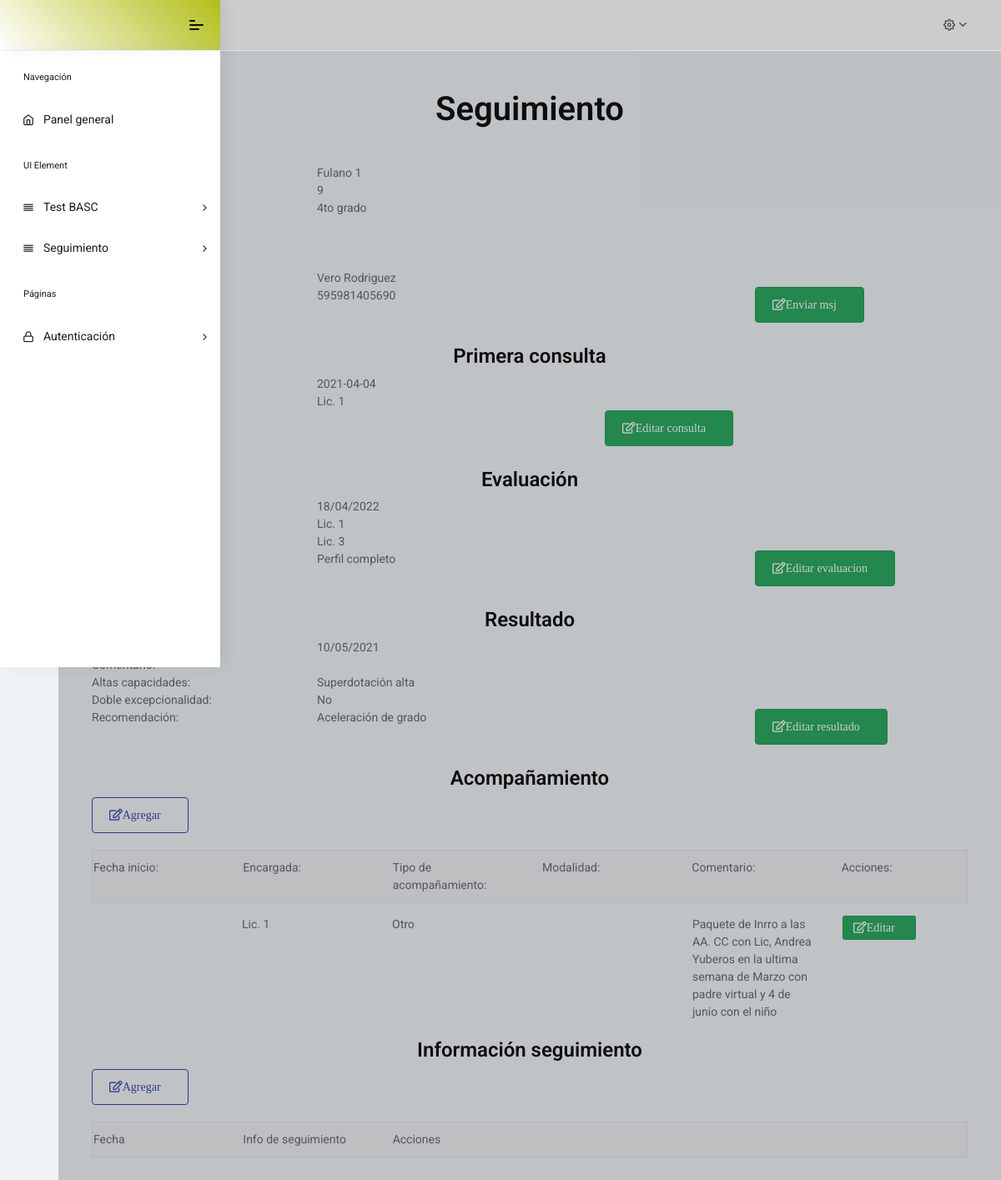
/seguimiento/1 (signed in), run on the app's committed database.
### models.py (models this page shows, shortened)
class TimestampMixin(object):
    created = db.Column(
        db.DateTime, nullable=False, server_default=func.now())
    updated = db.Column(db.DateTime, onupdate=func.now())
    status = db.Column(Boolean, default=True)

class SegUser(db.Model, UserMixin, TimestampMixin):
    __tablename__= 'seguimiento_user'
    id = db.Column(Integer, primary_key=True)
    nombre = db.Column(String(length=50), nullable=False)
    edad = db.Column(Integer)
    grado = db.Column(String(length=40))
    localidad = db.Column(String(length=60))
    email = db.Column(String(length=150))
    carpeta = db.Column(String(length=150))
    id_contacto = db.Column(Integer, ForeignKey('contacto_user.id'))
    contacto = db.relationship('ContactoSegUser', backref='seguimiento_user', lazy=True)

class ContactoSegUser(db.Model, TimestampMixin):
    __tablename__ = 'contacto_user'
    id = db.Column(Integer, primary_key=True)
    nombre = db.Column(String(length=50), nullable=False)
    telefono = db.Column(String(length=40))

class ConsultaSegUser(db.Model, TimestampMixin):
    __tablename__ = 'consulta_user'
    id = db.Column(Integer, primary_key=True)
    fecha = db.Column(String(length=15))
    comentario = db.Column(String(length=100))
    id_user = db.Column(Integer, ForeignKey('seguimiento_user.id'))
    user = db.relationship('SegUser', backref='consulta_user', lazy=True)
    id_prof = db.Column(Integer, ForeignKey('profesionales.id'))
    prof = db.relationship('Profesionales', backref='consulta_prof', lazy=True)

class Profesionales(db.Model, TimestampMixin):
    __tablename__ = 'profesionales'
    id = db.Column(Integer, primary_key=True)
    nombre = db.Column(String(length=50), nullable=False)

class EvalSegUser(db.Model, TimestampMixin):
    __tablename__ = 'evaluacion_user'
    id = db.Column(Integer, primary_key=True)
    fecha = db.Column(Date)
    id_user = db.Column(Integer, ForeignKey('seguimiento_user.id'))
    user = db.relationship('SegUser', backref='eval_user', lazy=True)
    id_eval = db.Column(Integer, ForeignKey('tipos_eval.id'))
    evaluacion = db.relationship('EvaluacionTipo', backref='tipos_eval', lazy=True)
    id_prof = db.Column(Integer, ForeignKey('profesionales.id'))
    prof = db.relationship('Profesionales', backref='eval_prof', lazy=True)
    id_prof1 = db.Column(Integer)

class EvaluacionTipo(db.Model, TimestampMixin):
    __tablename__ = 'tipos_eval'
    id = db.Column(Integer, primary_key=True)
    evaluacion = db.Column(String(length=60), nullable=False)

class ResultadoSegUser(db.Model, TimestampMixin):
    __tablename__ = 'resultado_user'
    id = db.Column(Integer, primary_key=True)
    fecha = db.Column(Date)
    comentario = db.Column(String(length=150))
    aa_cc = db.Column(String(length=50), nullable=False)
    excepcionalidad = db.Column(String(length=50))
    recomendacion = db.Column(String(length=150))
    id_user = db.Column(Integer, ForeignKey('seguimiento_user.id'))
    user = db.relationship('SegUser', backref='resultado_user', lazy=True)

class Tipo(db.Model, TimestampMixin):
    __tablename__ = 'tipo_acompanamiento'
    id = db.Column(Integer, primary_key=True)
    tipo = db.Column(String(length=50), nullable=False)

class AcompSegUser(db.Model, TimestampMixin):
    __tablename__ = 'acompanhar_user'
    id = db.Column(Integer, primary_key=True)
    fecha_inicio = db.Column(String(length=20))
    modalidad = db.Column(String(length=20))
    comentario = db.Column(Text)
    id_user = db.Column(Integer, ForeignKey('seguimiento_user.id'))
    user = db.relationship('SegUser', backref='acomp_user', lazy=True)
    id_tipo = db.Column(Integer, ForeignKey('tipo_acompanamiento.id'))
    tipo = db.relationship('Tipo', backref='tipo_acompanamiento', lazy=True)
    id_prof = db.Column(Integer, ForeignKey('profesionales.id'))
    prof = db.relationship('Profesionales', backref='user_prof', lazy=True)

### app.py (the view)
@app.route('/seguimiento/<int:s1_id>',  methods=["GET", "POST"])
@login_required
def seguimiento(s1_id):
    user = SegUser.query.filter_by(id=s1_id).first()
    contact = ContactoSegUser.query.filter_by(id=user.id_contacto).first()
    consulta = ConsultaSegUser.query.filter_by(id_user=user.id).first()
    if consulta:
        prof_consul = Profesionales.query.filter_by(id=consulta.id_prof).first()
    else:
        prof_consul = None
    evaluacion = EvalSegUser.query.filter_by(id_user=user.id).first()
    if evaluacion:
        tipo_eval = EvaluacionTipo.query.filter_by(id=evaluacion.id_eval).first()
        prof1 = Profesionales.query.filter_by(id=evaluacion.id_prof).first()
        prof2 = Profesionales.query.filter_by(id=evaluacion.id_prof1).first()
    else:
        tipo_eval = None
        prof1 = None
        prof2 = None
    resultado = ResultadoSegUser.query.filter_by(id_user=user.id).first()
    acompa = AcompSegUser.query.filter_by(id_user=user.id).all()
    profesionales = Profesionales.query.all()
    tipo_acomp = Tipo.query.all()
    infos = InfoSeg.query.filter_by(id_user=user.id).order_by(desc(InfoSeg.fecha_creado))
    return render_template('ficha.html',
                           contact=contact, user=user, consulta=consulta, prof_consul=prof_consul,
                           evaluacion=evaluacion, tipo_eval=tipo_eval, prof1=prof1,
                           prof2=prof2, resultado=resultado, profesionales=profesionales,
                           acompa=acompa, infos=infos, tipo_acomp=tipo_acomp)

### app.py (called while the page is built)
@login_manager.user_loader
def load_user(user_id):
    return Usuarios.get_by_id(int(user_id))

### models.py (called while the page is built)
    @staticmethod
    def get_by_id(id):
        return Usuarios.query.get(id)

### templates/ficha.html (shortened to what this page needs)
{% extends 'base2.html' %}
{% block body %}
<div class="container">
    <h1 class="text-center">Seguimiento</h1>
    <a href="{{user.carpeta}}" class="btn btn-primary btn-circle btn-sm" role="button" ><i class="fab fa-google-drive">Ver carpeta</i></a>
    <div class="row">
        <div class="col-4 col-sm-3">Nombre:</div>
        <div class="col-6">{{user.nombre}}</div>
    </div>
    <div class="row">
        <div class="col-4 col-sm-3">Edad:</div>
        <div class="col-6">{{user.edad}}</div>
    </div>
    <div class="row">
        <div class="col-4 col-sm-3">Grado:</div>
        <div class="col-6">{{user.grado}}</div>
    </div>
    <div class="row">
        <div class="col-4 col-sm-3">Localidad:</div>
        <div class="col-6">{{user.localidad}}</div>
    </div>
    <div class="row">
        <div class="col-4 col-sm-3">Email:</div>
        <div class="col-6">{{user.email}}</div>
    </div>
    <br>
    <div class="row">
        <div class="col-4 col-sm-3">Nombre contacto:</div>
        <div class="col-6">{{contact.nombre}}</div>
    </div>
    <div class="row">
        <div class="col-4 col-sm-3">Whatsapp contacto:</div>
        <div class="col-6">{{contact.telefono}}</div>
        {% if current_user.is_admin %}
            <a href="https://wa.me/{{contact.telefono}}" class="btn btn-success btn-circle" role="button" ><i class="far fa-edit">Enviar msj</i></a>
        {% endif %}
    </div>
    <br>
    <h3 class="text-center">Primera consulta</h3>
    {% if consulta %}
    <div class="row">
        <div class="col-2 col-sm-3">Fecha primera consulta:</div>
        <div class="col-4 text-end">{{consulta.fecha}}</div>
    </div>
    <div class="row">
        <div class="col-2 col-sm-3">Profesional:</div>
        <div class="col-4 text-end">{{prof_consul.nombre}}</div>
    </div>
    <div class="row">
        <div class="col-4 col-sm-3">Comentario:</div>
        <div class="col-4">{{consulta.comentario}}</div>
         {% if current_user.is_admin %}
            <a href="{{ url_for('edit_consulta', pr_id=consulta.id)}}" class="btn btn-success btn-circle" role="button" ><i class="far fa-edit">Editar consulta</i></a>
         {% endif %}
    {% else %}
        {% if current_user.is_admin %}
            <a href="{{ url_for('add_consulta', user_id=user.id)}}" class="btn btn-success btn-circle" role="button" ><i class="far fa-edit">Agregar consulta</i></a>
        {% endif %}
    {% endif %}
    </div>
    <br>
    <h3 class="text-center">Evaluación</h3>
    {% if evaluacion %}
    <div class="row">
        <div class="col-4 col-sm-3">Fecha evaluación:</div>
        <div class="col-6">{{evaluacion.fecha.strftime('%d/%m/%Y')}}</div>
    </div>
    <div class="row">
        <div class="col-4 col-sm-3">Profesional1:</div>
        <div class="col-6">{{prof1.nombre}}</div>
    </div>
    <div class="row">
        <div class="col-4 col-sm-3">Profesional2:</div>
        <div class="col-6">{{prof2.nombre}}</div>
    </div>
    <div class="row">
        <div class="col-4 col-sm-3">Tipo evaluación:</div>
        <div class="col-6">{{tipo_eval.evaluacion}}</div>
    {% endif %}
    {% if current_user.is_admin %}
         {% if not evaluacion.id %}
             <a href="{{ url_for('add_evaluacion', user_id=user.id)}}" class="btn btn-success btn-circle" role="button" ><i class="far fa-edit">Agregar evaluacion</i></a>
         {% else %}
             <a href="{{ url_for('edit_evaluacion', ev_id=consulta.id)}}" class="btn btn-success btn-circle" role="button" ><i class="far fa-edit">Editar evaluacion</i></a>
         {% endif %}
    {% endif %}
    </div>
    <br>
    <h3 class="text-center">Resultado</h3>
    {% if resultado %}
    <div class="row">
        <div class="col-4 col-sm-3">Fecha devolución:</div>
        <div class="col-6">{{resultado.fecha.strftime('%d/%m/%Y')}}</div>
    </div>
    <div class="row">
        <div class="col-4 col-sm-3">Comentario:</div>
        <div class="col-6">{{resultado.comentario}}</div>
    </div>
    <div class="row">
        <div class="col-4 col-sm-3">Altas capacidades:</div>
        <div class="col-6">{{resultado.aa_cc}}</div>
    </div>
    <div class="row">
        <div class="col-4 col-sm-3">Doble excepcionalidad:</div>
        <div class="col-6">{{resultado.excepcionalidad}}</div>
    </div>
    <div class="row">
        <div class="col-4 col-sm-3">Recomendación:</div>
        <div class="col-6">{{resultado.recomendacion}}</div>
    {% endif %}
    {% if current_user.is_admin %}
         {% if not resultado.id %}
             <a href="{{ url_for('add_resultado', user_id=user.id)}}" class="btn btn-success btn-circle" role="button" ><i class="far fa-edit">Agregar resultado</i></a>
         {% else %}
             <a href="{{ url_for('edit_resultado', rs_id=consulta.id)}}" class="btn btn-success btn-circle" role="button" ><i class="far fa-edit">Editar resultado</i></a>
         {% endif %}
    {% endif %}
    </div>
    <br>
    <h3 class="text-center">Acompañamiento</h3>
    {% if current_user.is_admin %}
        <a href="{{ url_for('add_acomp', user_id=user.id)}}" class="btn btn-outline-primary btn-circle" role="button" ><i class="far fa-edit">Agregar</i></a>
    {% endif %}
    <div class="nuevo-estilo">
    <div class="row">
        <div class="col-4 col-sm-2">Fecha inicio:</div>
        <div class="col-4 col-sm-2">Encargada:</div>
        <div class="col-4 col-sm-2">Tipo de acompañamiento:</div>
        <div class="col-4 col-sm-2">Modalidad:</div>
        <div class="col-4 col-sm-2">Comentario:</div>
        <div class="col-4 col-sm-2">Acciones:</div>
    </div>
    </div>
    {% if acompa %}
        {% for acom in acompa %}
        <div class="row">
            <div class="col-4 col-sm-2">{{acom.fecha_inicio}}</div>
            {% for profesional in profesionales %}
                {% if profesional.id == acom.id_prof %}
            <div class="col-4 col-sm-2">{{ profesional.nombre }}</div>
                {% endif %}
            {% endfor %}
            {% for tipo in tipo_acomp%}
                {% if tipo.id == acom.id_tipo %}
                <div class="col-4 col-sm-2">{{tipo.tipo}}</div>
                {% endif %}
            {% endfor %}
            <div class="col-4 col-sm-2">{{acom.modalidad}}</div>
            <div class="col-4 col-sm-2">{{acom.comentario}}</div>
            {% if current_user.is_admin %}
                <div class="col-4 col-sm-2"><a href="{{ url_for('edit_acomp', ac_id=acom.id)}}" class="btn btn-success btn-circle btn-sm" role="button" ><i class="far fa-edit">Editar</i></a></div>
            {% endif %}
        </div>
        {% endfor %}
    {% endif %}
    <br>
    <h3 class="text-center">Información seguimiento</h3>
    {% if current_user.is_admin %}
        <a href="{{ url_for('add_info', user_id=user.id)}}" class="btn btn-outline-primary btn-circle" role="button" ><i class="far fa-edit">Agregar</i></a>
    {% endif %}
    <div class="nuevo-estilo">
    <div class="row">
        <div class="col-4 col-sm-2">Fecha</div>
        <div class="col-4 col-sm-2">Info de seguimiento</div>
        <div class="col-6 col-sm-2">Acciones</div>
    </div>
    </div>
</div>
{% endblock %}

### templates/ficha.html (style rules this page uses)
body { font-family: 'Roboto', sans-serif; }
.nuevo-estilo { margin: 15px 0px; background-color: #EFEDF1; border: 1px solid #E2E3E8; padding: 10px 1px; }

### data on the page
SegUser: nombre "Fulano 1", edad "9", grado "4to grado"
ContactoSegUser: nombre "Vero Rodriguez", telefono "595981405690"
ConsultaSegUser: fecha "2021-04-04"
Profesionales: nombre "Lic. 1"
EvalSegUser: fecha "18/04/2022"
Profesionales: nombre "Lic. 3"
EvaluacionTipo: evaluacion "Perfil completo"
ResultadoSegUser: fecha "10/05/2021", aa_cc "Superdotación alta", excepcionalidad "No", recomendacion "Aceleración de grado"
AcompSegUser: comentario "Paquete de Inrro a las AA. CC con Lic, Andrea Yuberos en la ultima semana de Marzo con padre virtual y 4 de junio con el niño"
Tipo: tipo "Otro"
